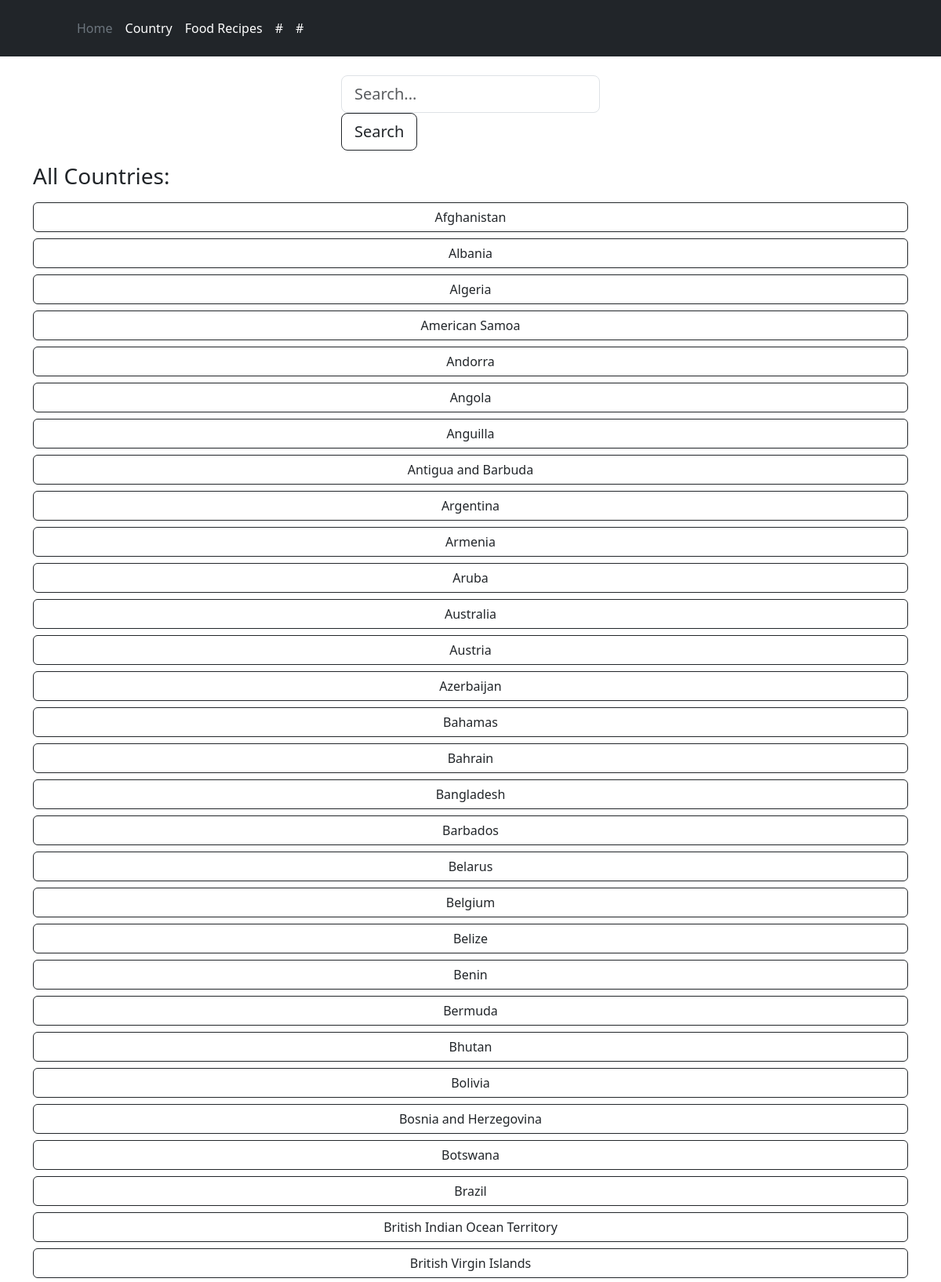
/country/ (upper part), run on the app's committed database.
### country/models.py (models this page shows)
class Country(models.Model):
    name = models.CharField(max_length=100)
    name_official = models.CharField(max_length=100)
    tld = models.CharField(max_length=4)  # .mg
    independent = models.BooleanField()  # is independent
    UN_member = models.BooleanField()  # UN member?
    currencies = models.CharField(max_length=100)
    idd = models.CharField(max_length=5)  # +261
    flag_emoji = models.CharField(max_length=1)
    pop_name = models.CharField(max_length=100)  # population name
    languages = models.JSONField()
    maps = models.JSONField()
    populations = models.BigIntegerField()  # Num
    car_side = models.CharField(max_length=10)  # driving side of car
    timezones = models.CharField(max_length=10)
    continents = models.CharField(max_length=50)
    flag_img_url = models.CharField(max_length=100)
    flag_img_alt = models.TextField()
    coatofarms_img_url = models.CharField(max_length=100)
    def __str__(self):
        return self.name

### country/views.py (the view)
# urls.py: path('', views.index, name='book_home'),
def index(request):
    q = Country.objects.all()
    q = q.order_by('name')
    return render(request, 'country/index.html', {'data': q})

### templates/country/index.html (shortened to what this page needs)
{% extends 'base.html' %}
{% block content %}
  <div class="container mt-4">
    <div class="d-flex justify-content-center">
        <form class="form-outline">
            <input type="search" class="form-control form-control-dark form-control-lg" placeholder="Search..." aria-label="Search">
            <button type="submit" class="btn btn-outline-dark btn-lg btn">Search</button>
        </form>
    </div>
    <h3>All Countries:</h3>
    <div class="d-grid gap-2 mt-3">
      {% for country in data %}
        <a href="{% url 'country' country_name=country %}" class="btn btn-outline-dark">{{ country }}</a>
      {% endfor %}
    </div>
  </div>
{% endblock %}

### data on the page
Country: name "Afghanistan"
Country: name "Albania"
Country: name "Algeria"
Country: name "American Samoa"
Country: name "Andorra"
Country: name "Angola"
Country: name "Anguilla"
Country: name "Antigua and Barbuda"
Country: name "Argentina"
Country: name "Armenia"
Country: name "Aruba"
Country: name "Australia"
Country: name "Austria"
Country: name "Azerbaijan"
Country: name "Bahamas"
Country: name "Bahrain"
Country: name "Bangladesh"
Country: name "Barbados"
Country: name "Belarus"
Country: name "Belgium"
Country: name "Belize"
Country: name "Benin"
Country: name "Bermuda"
Country: name "Bhutan"
Country: name "Bolivia"
Country: name "Bosnia and Herzegovina"
Country: name "Botswana"
Country: name "Brazil"
Country: name "British Indian Ocean Territory"
Country: name "British Virgin Islands"
